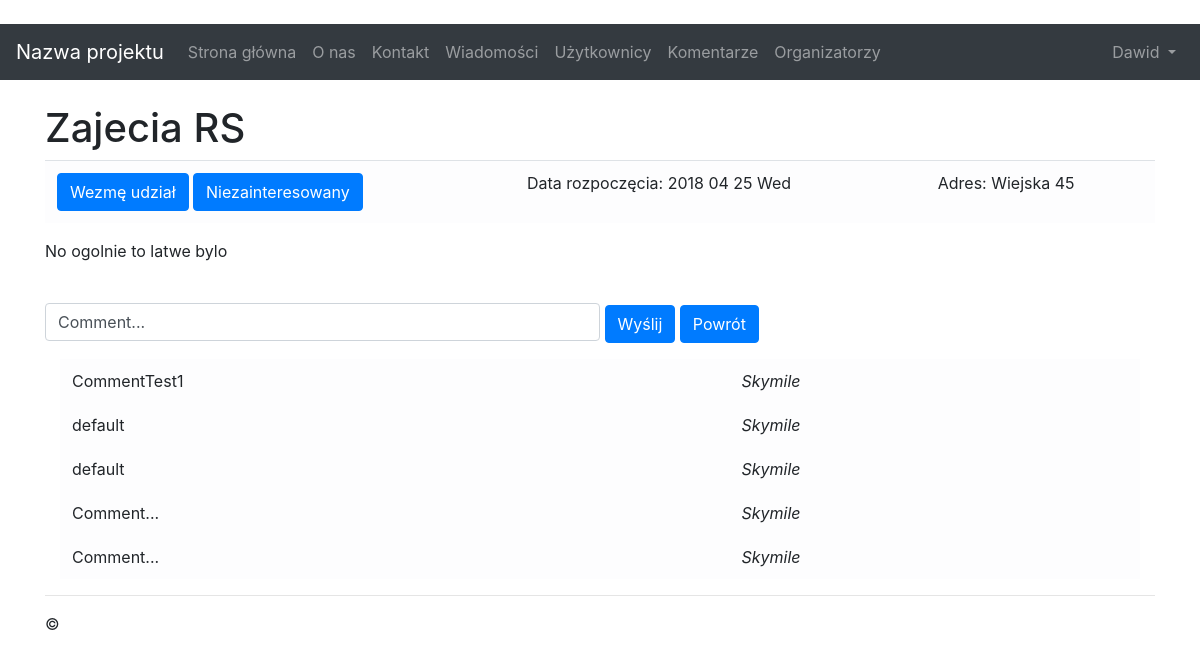
The page /details/2 (signed in) on the database as committed earlier.
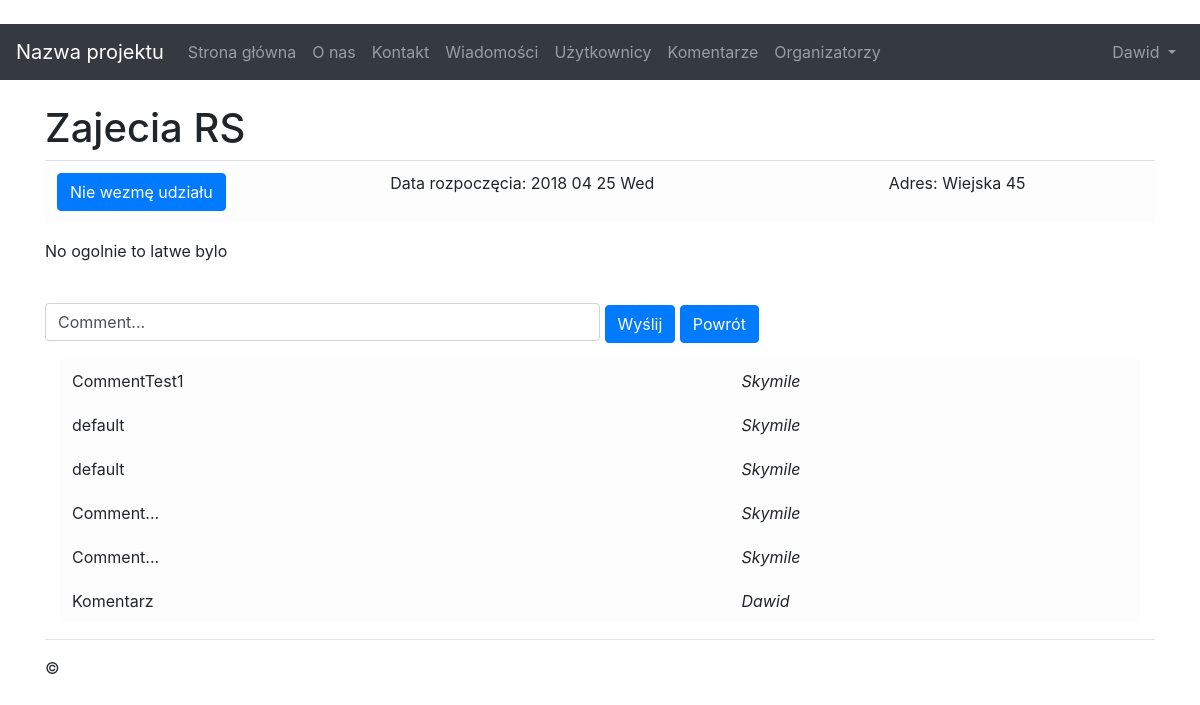
The same page on the database as committed later.
### app/models.py (models this page shows, shortened)
class Comment(models.Model):
	id_user = models.ForeignKey(User, on_delete=models.PROTECT)
	comment = models.CharField(max_length=128)

### app/views/article.py (the view)
# urls.py: path('details/<int:pk>' , app.views.article.details , name='details' ),
def details(request, pk):
	id_user = find_user(request)
	id_news = find_news(pk)
	if request.method == 'POST':
		form = CommentForms(request.POST)
		if form.is_valid():
			comment = Comment.objects.create(
				comment = form.cleaned_data['comment'],
				id_user = id_user
			)
			CommentNews.objects.create(
				id_comment = comment,
				id_news = id_news
			).save()
			comment.save()
			return HttpResponseRedirect('/news')
	else:
		form = EntryForms()
	return render(request, 'app/news/details.html', {
		'new': id_news,
		'comments' : find_comments(pk),
		'declaration' : declaration_to_str(not is_none_or_empty(find_declarations(id_user, id_news))),
		'interested' : interest_to_str(not is_none_or_empty(find_interested(id_user, id_news)))
	})

### app/support/utilities.py (called while the page is built)
def is_none_or_empty(array):
	return array is None or len(array) == 0

def declaration_to_str(bool):
	return _('Wezmę udział') if bool else _('Nie wezmę udziału')

def interest_to_str(bool):
	return _('Zainteresowany') if bool else _('Niezainteresowany')

def find_user(request):
	return User.objects.get(id=request.user.id)

def find_comments(pk):
	return Comment.objects.filter(id__in=CommentNews.objects.filter(id_news=pk).values_list('id_comment', flat=True))

def find_news(pk):
	return News.objects.get(id=pk)

def find_declarations(user, news):
	return Declaration.objects.filter(id_user=user).filter(id_news=news)

def find_interested(user, news):
	return Interested.objects.filter(id_user=user).filter(id_news=news)

### app/templates/app/news/details.html (shortened to what this page needs)
{% extends "app/shared/layout.html" %}
{% block content %}
<br />
<h1> {{new.title}} </h1>
<div class="table-responsive-sm">
	<table class="table table-light">
	<tbody>
		<tr>
			<td scope="col">
				<button onclick="window.location='{% url 'declare' pk=new.id %}' " class="btn btn-primary">{{ declaration }}</button>
				{% if declaration == 'Wezmę udział' %}
					<button onclick="window.location='{% url 'interest' pk=new.id %}'" class="btn btn-primary">{{ interested }}</button>
				{% endif %}
			</td>
			<td scope="col"> Data rozpoczęcia: {{ new.date|date:"Y m d D" }} </td>
			<td scope="col"> Adres: {{ new.address }} </td>
		</tr>
	</tbody>
	</table>
</div>
<div class="wrap">
	<p>
		{{ new.description }}
	</p>
</div>
<br>
<form method="post">
	<input id="comment" class="form-control hor_input" type="text" name="comment" value="Comment..." />
	<button type="submit" class="btn btn-primary">Wyślij</button>
	<button onclick="window.location='{% url 'news' %}'" class="btn btn-primary">Powrót</button>
</form>
<div class="container">
	<table class="table table-borderless table-light">
		<tbody>
			{% for c in	comments %}
			<tr>
				<td scope="col"> {{ c.comment }} </td>
				<td scope="col"> <i>{{ c.id_user }}</i> </td>
			</tr>
			{% endfor %}
		</tbody>
	</table>
</div>
{% endblock %}

Rows that differ between the two databases and show on the page:
added Comment: comment "Komentarz", id_user "Dawid"
Other text that changed with them:
{{ declaration }}: "Wezmę udział" → "Nie wezmę udziału"
{{ interested }}: "Niezainteresowany" → (not shown)
